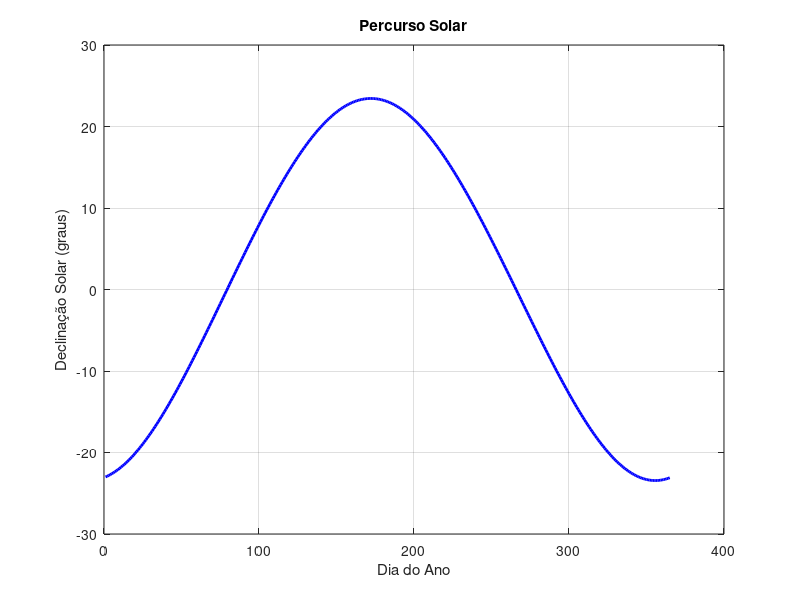
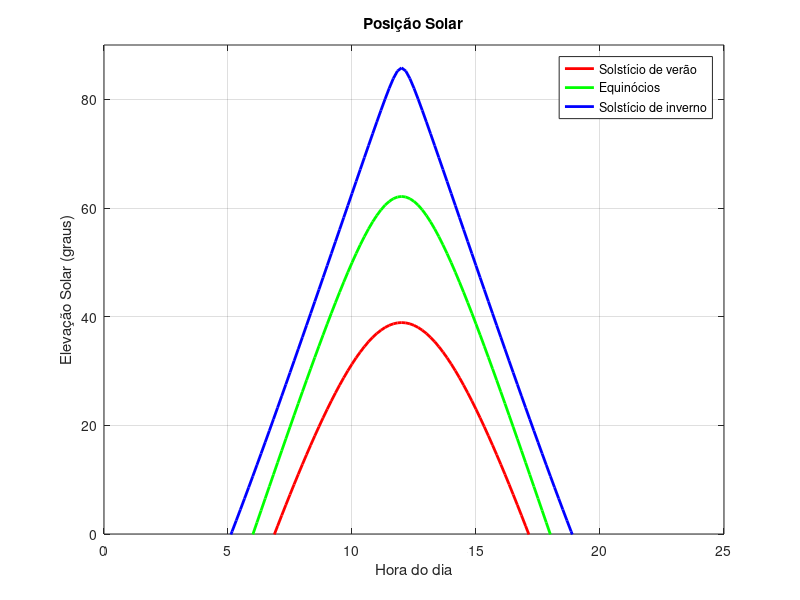

MATLAB code to generate these figures, in order:
clear all;

d1 = 151+21 %Winter solstice, southern hemisphere
d2 = 59 + 21 %Autumn/Spring equinox, southern hemisphere
d4 = 334 + 21 %Summer solstice, southern hemisphere

day = [1:365]' %day of the year

hod =  [0:1/6:24] %hour of the day

hsa = hod*15-180 %solar angle

LAT = -27.6451741 %location's latitude 

sin_delta = -(0.39779*cosd(0.98565*(day+10)+1.9114*sind(0.98565*(day-2)))) 

delta = asind(sin_delta) %solar declination angle

sin_alpha = sin_delta*sind(LAT)+cosd(delta)*cosd(LAT)*cosd(hsa)

alpha = asind(sin_alpha) %solar elevation

plot(day, delta, 'b','linewidth',2)
%ylim([0 90]);
xlabel('Dia do Ano');
ylabel('Declinação Solar (graus)');
title('Percurso Solar');
grid

figure

plot(hod, alpha(d1,:), 'r','linewidth',2)
hold
plot(hod, alpha(d2,:), 'g','linewidth',2)
%plot(hod, alpha(d3,:), 'o','linewidth',2)
plot(hod, alpha(d4,:), 'b','linewidth',2)
ylim([0 90]);

legend('Solstício de verão' ,'Equinócios','Solstício de inverno' )


xlabel('Hora do dia');
ylabel('Elevação Solar (graus)');
title('Posição Solar');
grid